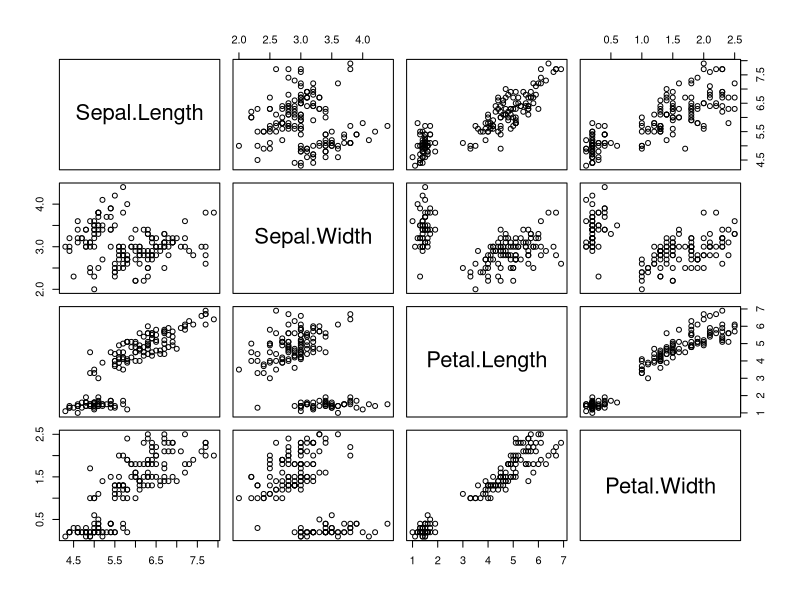
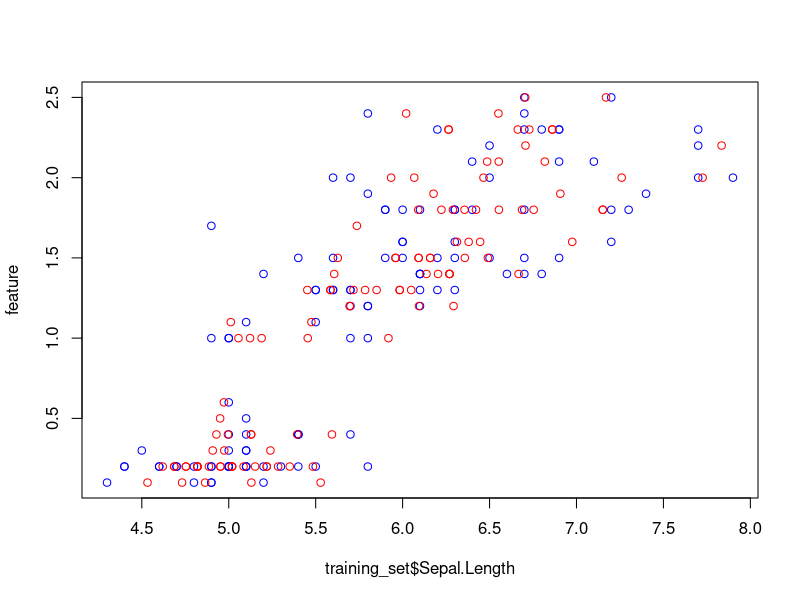
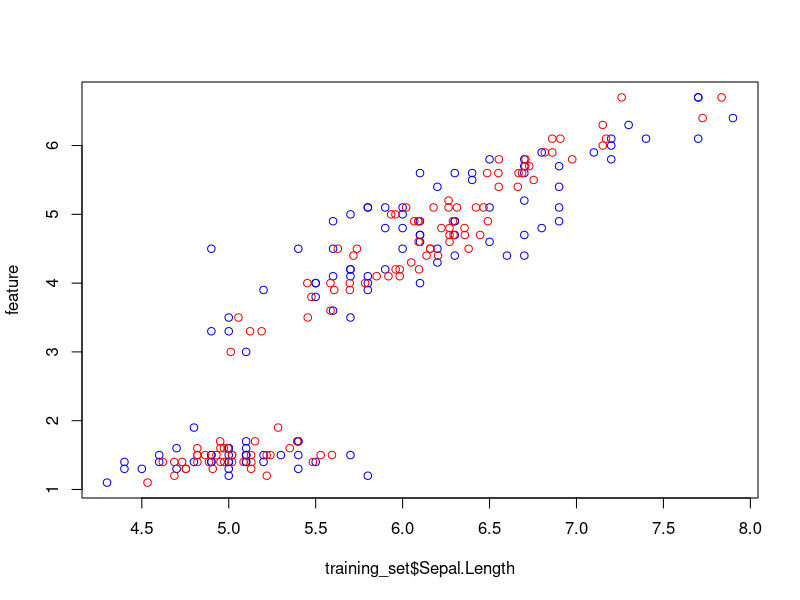
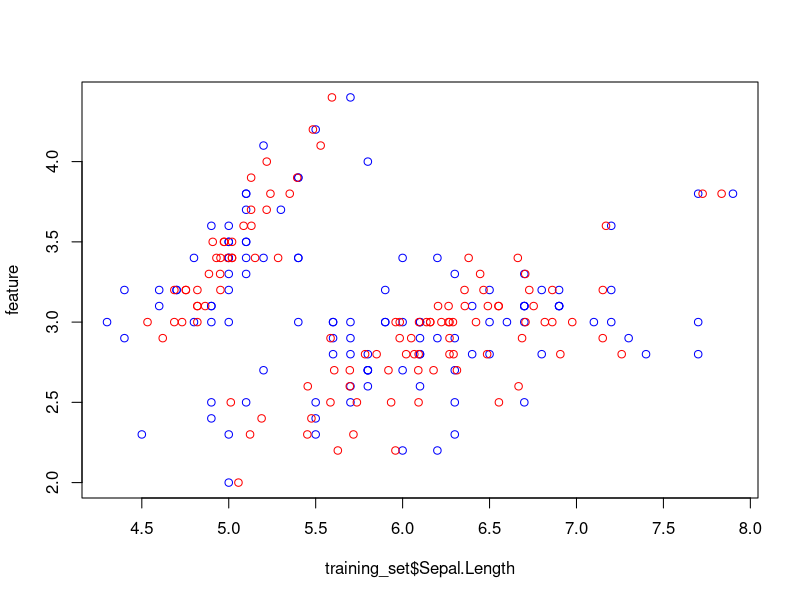

These figures' R source, in order:
# 0. Visualize
pairs(~Sepal.Length + Sepal.Width + Petal.Length + Petal.Width, data=iris)

# 1. Make test and control sets. 
set.seed(42)
control_set <- sample(seq_len(nrow(iris)), size = floor(0.75*nrow(iris)))
test_set <- iris[-control_set, ]
training_set <- iris[control_set, ]

# 2. Build a linear model on test set
mdl <- lm(formula = Sepal.Length ~ Sepal.Width + Petal.Length + Petal.Width,
          data = training_set)
print(summary(mdl))

mdl2 <- lm(formula = Sepal.Length ~ Sepal.Width + Petal.Length + Petal.Width + Species,
          data = training_set)
print(summary(mdl2))
# 3. For each feature, plot the feature vs. label for the test set (green)
# and train set(blue), and also plot a line that shows the model predictions

plots_against_humanity <- function(feature)
{
  plot(training_set$Sepal.Length, feature, col="blue")
  points(predict(mdl), feature, col="red")
}

for (i in list(training_set$Petal.Width, 
            training_set$Petal.Length, 
            training_set$Sepal.Width))
{
  plots_against_humanity(i)
}
# 4. evaluate on test set
# 5. see if predictions are less good on test set. 

#For tomorrow (1 hour)
# Build a logistic regression model (with glm) to predict if an iris is a setosa, given the measurements
